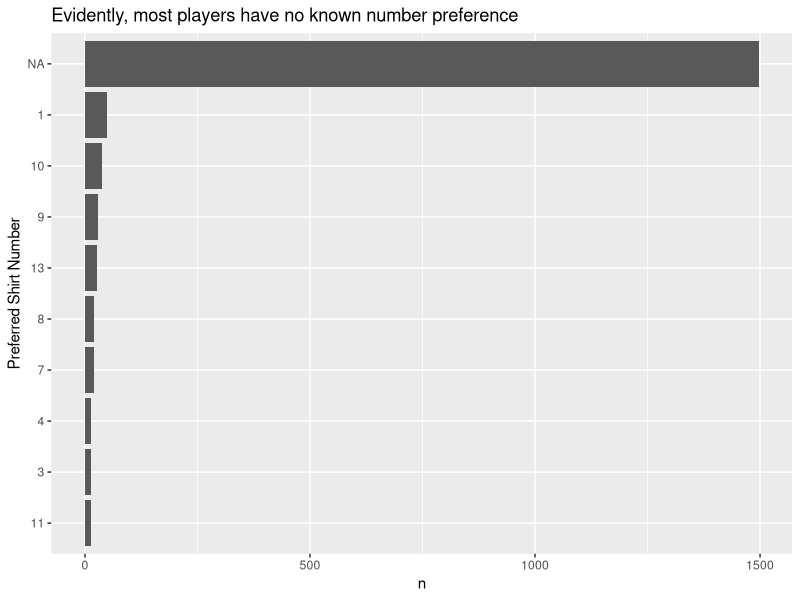
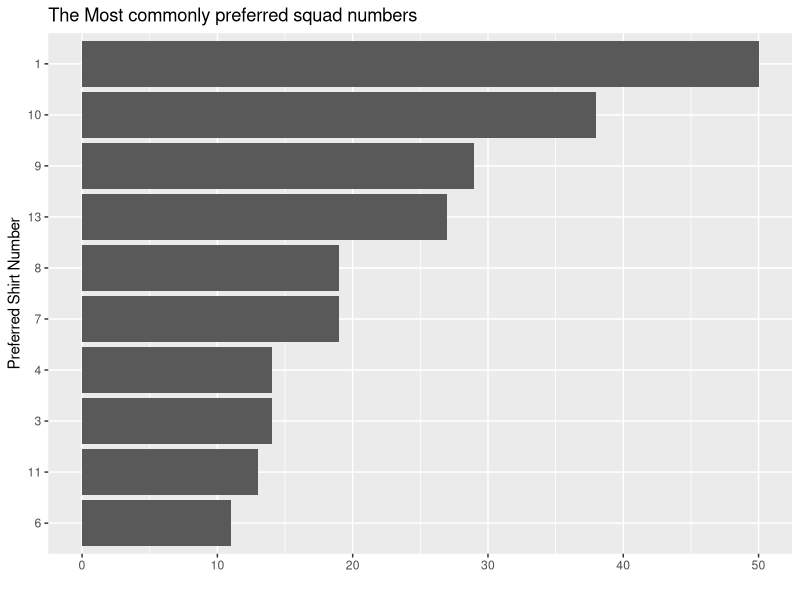
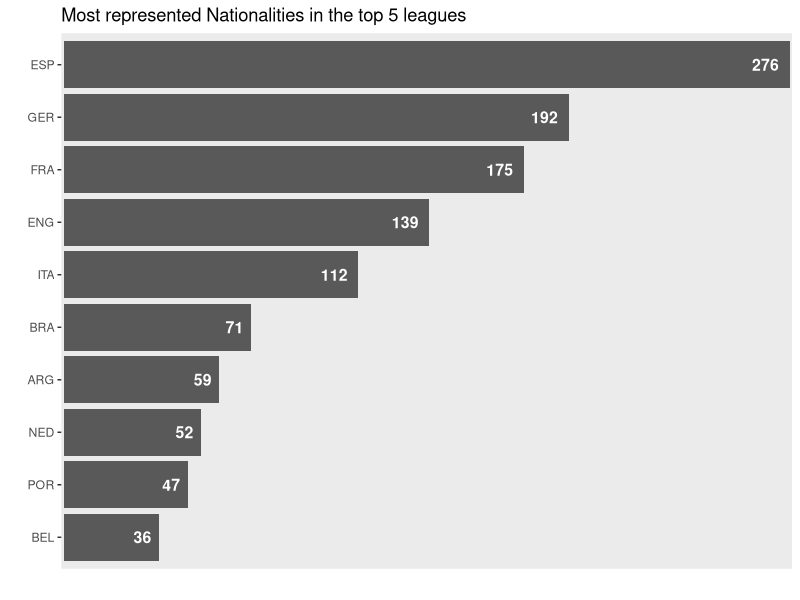

R code for these plots, in order: (Note: this script raises an error after producing the figures.)
library(ggplot2)
library(dplyr)
library(tidyverse)
library(stringr)

#Read in and clean Data
player_info <- readxl::read_excel("Very_General.xlsx", sheet = 2)

#There are 15 rows with just NA values, just remove them
player_info <- player_info |> 
  filter(!is.na(Name))

#clean up column names
colnames(player_info) <- make.names(colnames(player_info))

names(player_info)[names(player_info) == "Nat...11"] <- "Nation"
names(player_info)[names(player_info) == "Nat...47"] <- "Natural.Fitness"


#removing columns that are not of use
no_use <- c("Inf.", "Rec", "No.", "UID", "WR")
player_info <- subset(player_info, select = !(names(player_info) %in% no_use))

summary(player_info)

#problems: transfer value, wage--, release clause--, pref, transfer fees received--, goals--, height--, weight-- should be numeric

#HEIGHT/WEIGHT ---
player_info$Height <- substring(player_info$Height, first = 1, last  = 3)
player_info$Height <- as.numeric(player_info$Height)
player_info$Weight <- substring(player_info$Weight, first = 1, last = 3)
player_info$Weight <- as.numeric(player_info$Weight)

#PREF SHIRT NUMBER ----
player_info$Pref.[player_info$Pref. == "-"] <- NA
player_info$Pref. <- as.numeric(player_info$Pref.)

#WAGE ---- with wage, all are in similar form "£xxx,xxx p/w"
player_info$Wage <- substring(player_info$Wage, first = 2, last = nchar(player_info$Wage) - 4)
player_info$Wage <- as.integer(gsub("," , "", player_info$Wage))

#GOALS ---- Goals should be int, but na is "-"
player_info$Goals[player_info$Goals == "-"] <- 0
player_info$Goals <- as.integer(player_info$Goals)

#MIN FEE RELEASE CLAUSE ----, should replace "-" with na. also convert values from "£27k" or "£39.2M" to 27000 etc.
player_info$Min.Fee.Rls[player_info$Min.Fee.Rls == "-"] <- NA

#values are either NA, K, M or B
unique(substring(player_info$Min.Fee.Rls, first = nchar(player_info$Min.Fee.Rls)))

#remove "£"
player_info$Min.Fee.Rls <- gsub("£" , "", player_info$Min.Fee.Rls)

#separate corresponding unit and multiply to get full value in £.
player_info <- player_info |> 
  mutate(mult = if_else(is.na(Min.Fee.Rls), NA, substring(Min.Fee.Rls, first = nchar(Min.Fee.Rls))),
         Min.Fee.Rls = substring(Min.Fee.Rls, first = 1, last = nchar(Min.Fee.Rls) - 1),
         Min.Fee.Rls = as.numeric(Min.Fee.Rls),
         mult = case_when(
           mult == "B" ~ 1000000000,
           mult == "M" ~ 1000000,
           mult == "K" ~ 1000,
           mult == NA ~ NA
         ),
         Min.Fee.Rls = Min.Fee.Rls * mult
         ) |> 
  select(!mult)

#TRANSFER FEES RECIEVED ---- similar problem to release clause
player_info$Transfer.Fees.Received <- gsub("£" , "", player_info$Transfer.Fees.Received)

player_info <- player_info |> 
  mutate(mult = if_else(Transfer.Fees.Received == "0", 
                        "0", 
                        substring(Transfer.Fees.Received, first = nchar(Transfer.Fees.Received))),
         Transfer.Fees.Received = if_else(Transfer.Fees.Received == "0",
                                          "0", 
                                          substring(Transfer.Fees.Received, first = 1, last = nchar(Transfer.Fees.Received) - 1)),
         Transfer.Fees.Received = as.numeric(Transfer.Fees.Received),
         mult = case_when(
           mult == "B" ~ 1000000000,
           mult == "M" ~ 1000000,
           mult == "K" ~ 1000,
           mult == "0" ~ 0
         ),
         Transfer.Fees.Received = Transfer.Fees.Received * mult
  ) |> 
  select(!mult)



#Exploring Columns -----

#Exploring preferred number
preferred_numbers <- player_info |> 
  group_by(Pref.) |> 
  summarise(n = n()) |> 
  arrange(desc(n ))

preferred_numbers$Pref. <- as.factor(preferred_numbers$Pref.)

preferred_numbers |> head(10) |> 
  ggplot(aes(x = n, y = reorder(Pref., n))) +
  geom_bar(stat = "identity") +
  labs(y = "Preferred Shirt Number", title = "Evidently, most players have no known number preference") 

preferred_numbers |> filter(!is.na(Pref.)) |> head(10) |> 
  ggplot(aes(x = n, y = reorder(Pref., n))) +
  geom_bar(stat = "identity") +
  labs(y = "Preferred Shirt Number", x = "", title = "The Most commonly preferred squad numbers")

#numbers with only one player with said preference
preferred_numbers |> filter(!is.na(Pref.)) |> filter(n == 1)
#and how many is that?
preferred_numbers |> filter(!is.na(Pref.)) |> filter(n == 1) |> nrow()

#who has a preference for 50 and 99?
player_info |> 
  filter(Pref. == 99 | Pref. == 50) |> 
  select(Name, Pref., Club, Position)


#squad size
squad_size <- player_info |> 
  group_by(Club) |> 
  summarise(n = n()) |> 
  arrange(desc(n))

#biggest vs smallest squad
squad_size |> filter(n == max(n) | n == min(n))

#This presents an interesting problem, Frosinone should not have just 8 players
#Player count will be different based on the search criteria to get the data, e.g. not including youth players
#Upon inspection, the criteria excludes players with below 100 Appearances and frosinone's squad was very young with many
#loans, who hadnt had much match experience and so were excluded from the search.
#It will be useful to account for this in my exploration.

#most common nationalities, partly biased in that different leagues might have more teams,
#meaning the country of a league with more players is likely to have more players here.
nationalities <- player_info |> 
  group_by(Nation) |> 
  summarise(n = n()) |> 
  arrange(desc(n))

nationalities |> head(10) |> 
  ggplot(aes(x = n, y = reorder(Nation, n))) +
  geom_bar(stat = "identity") +
  geom_text(aes(label = n), 
            hjust = 1.4,
            color = "white",
            size = 4,
            fontface = "bold"
  ) +
  labs(title = "Most represented Nationalities in the top 5 leagues", x = "", y ="") +
  scale_x_continuous(expand = c(0,1)) +
  theme(panel.grid = element_blank(),
        panel.grid.minor = element_blank(),
        axis.ticks.x = element_blank(),
        axis.text.x = element_blank())

#least represented nationalities
nationalities |> filter(n == 1)

#What percentage of players play for their nation of birth? (This is not wholy representative of country
#trends, no data is present about the player's upbringing, other eligibility etc.)

player_info |> 
  filter(Nation == NoB) |> 
  nrow() / nrow(player_info) * 100

#Which countries are most often not represented despite being born there?
switched <- player_info |> 
  mutate(switched = Nation != NoB)

switched |> 
  group_by(NoB) |> 
  summarise(changed_nation = sum(switched)) |> 
  arrange(desc(changed_nation))

#this data isnt representative given players are more commonly from these countries, proportion should be used instead
switched |> 
  group_by(NoB) |> 
  summarise(changed_nation = sum(switched) / n(),
            total_players = n()) |> 
  arrange(desc(changed_nation))

#Which countries have players who stick to their nation of birth
switched |> 
  group_by(NoB) |> 
  summarise(changed_nation = sum(switched) / n(),
            total_players = n()) |> 
  arrange(desc(changed_nation)) |> tail(10)


#Now lets clean Home-Grown Status, ordinal encoding is fine, the order works with respect to how useful they
#are in registration rules. While none are necessarily bad on their own.
player_info |> 
  distinct(Home.Grown.Status)

player_info <- player_info |> 
  mutate(Home.Grown.Status = as.numeric(case_when(
    Home.Grown.Status == "-" ~ 0,
    Home.Grown.Status == "Trained in nation (15-21)" ~ 1,
    Home.Grown.Status == "Trained in nation (0-21)" ~ 2,
    Home.Grown.Status == "Trained at club (0-21)" ~ 3
  )))

#which leagues have the most home grown players?
#Ok, turns out home grown status only means home grown for premier league. 
#Still interesting that there are very few players playing abroad in the top 5 leagues
home_grown_division <- player_info |> 
  filter(Home.Grown.Status > 0) |> 
  group_by(Division) |> 
  summarise(num_hg = n())

#same thing but as a percentage

num_players_division <- player_info |> 
  group_by(Division) |> 
  summarise(num_total = n())

hg_percentages_division <- left_join(home_grown, num_players, by = "Division") |>
  mutate(percent = num_hg / num_total * 100)

#look at hg_precent by club, just looking at premier league
home_grown_club <- player_info |>  
  filter(Division == "English Premier Division") |> 
  filter(Home.Grown.Status > 0) |> 
  group_by(Club) |> 
  summarise(num_hg = n())

num_players_club <- player_info |> 
  filter(Division == "English Premier Division") |> 
  group_by(Club) |> 
  summarise(num_total = n())

hg_percentages_club <- left_join(home_grown_club, num_players_club, by = "Club") |>
  mutate(percent = num_hg / num_total * 100)

#We see some interesting things, partly, better performing teams tend to be able to sign more players from abroad
#so we see smaller homegrown percentages with these teams.
#Wolves appear to have a preference toward portugese speaking players, which is reflected here in their low hg percent
hg_percentages_club |> arrange(desc(percent))

#There is another trend we can see due to how the data was collected, Brighton and Chelsea must have many players
#with less than 100 appearances, because only 15 players is unreasonable.
#On the other hand, tottenham, aston villa and arsenal are three top clubs who seem to not use inexperienced players as much
hg_percentages_club |> arrange(num_total)

#Note for looking at preferred foot, some players are Left Only rather than Left. this is a preference, not to do with
#foot strength necessarily

#creating levels for foot strength, (Very Weak, Weak, Reasonable, Fairly Strong, Strong, Very Strong)
player_info |> 
  distinct(Left.Foot)
player_info |> 
  distinct(Right.Foot)

foot_levels <- c('Very Weak', 'Weak', 'Reasonable', 'Fairly Strong', 'Strong', 'Very Strong')

player_info$Left.Foot <- factor(player_info$Left.Foot, levels = foot_levels)
player_info$Right.Foot <- factor(player_info$Right.Foot, levels = foot_levels)

player_info <- player_info |> 
  mutate(Strict.Foot = grepl(" Only", Preferred.Foot),
         Preferred.Foot = gsub(" Only", "", Preferred.Foot))

player_info |> 
  group_by(Preferred.Foot) |> 
  summarise(n = n()) |> 
  ggplot(aes(x = Preferred.Foot, y = n)) +
  geom_bar(stat = "identity") +
  labs(x = "Preferred Foot", y = "", title = "Player foot preferences") +
  geom_text(aes(label = n), 
            vjust = -0.5,
            color = "black",
            size = 4,
            fontface = "bold"
  ) +
  theme(panel.grid = element_blank(),
        panel.grid.minor = element_blank(),
        axis.ticks.y = element_blank(),
        axis.text.y = element_blank())

#Which players can use either foot?
player_info |> 
  filter(Preferred.Foot == "Either") |> 
  select(Name, Preferred.Foot, Club)

#Exploring personalities
player_info |> 
  distinct(Personality) |> 
  View()

player_info |> 
  group_by(Personality) |> 
  summarise(n = n()) |> 
  arrange(desc(n))
player_info |> 
  group_by(Personality) |> 
  summarise(n = n()) |> 
  arrange(n)

#Some interesting players, the only ones with these personalities
player_info |> 
  filter(Personality == "Iron Willed" | Personality == "Loyal") |> 
  select(Name, Club, Personality)

#Just using transfer fees received, its interesting that the only player with loyal personality has clearly made a big move,
#possibly more than one.
player_info |> 
  filter(Personality == "Loyal") |> 
  select(Name, Club, Transfer.Fees.Received)

#In the favoured columns, there is some error in how the data was exported.
num_errors <- player_info$Favoured.Clubs |> 
  str_detect("|c:disabled|") |> 
  sum()
#this error is in every column
num_errors / nrow(player_info)
#Generally however this information wont be of much use. 

